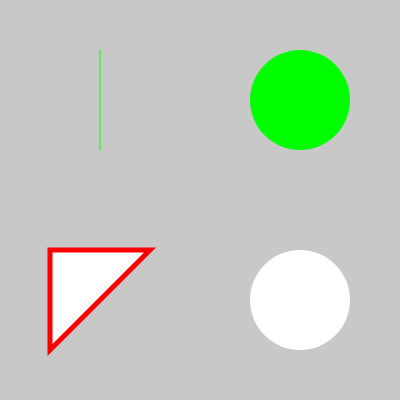
Frame 1 (no input)
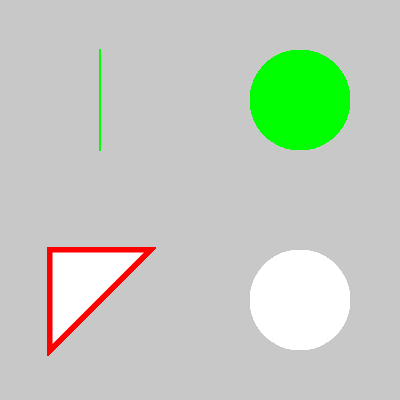
Frame 60 (no input)
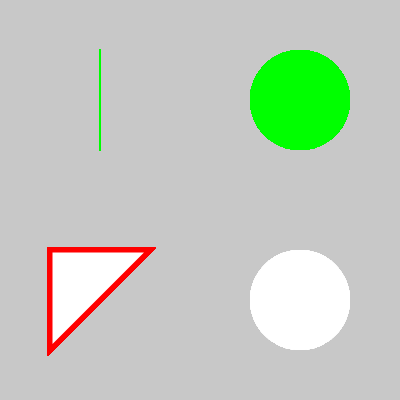
Frame 120 (the mouse pressed at the canvas centre since frame 60)

The p5.js sketch that drew these frames (run headless with seeded random() and noise() and a simulated clock; from frame 60 on, the mouse is pressed at the canvas centre):

// p5.js sketch
// ── sketch.js
let shapeWidth = 100;

function setup() {
  createCanvas(400, 400);
  
  background(200); 
}

function draw() {
// TODO: Set the top-left line stroke to green
  strokeWeight(1);
  stroke(0, 255, 0);
  line(width/2 - shapeWidth, 
        shapeWidth/2,
        width/2 - shapeWidth,
        height/2 - shapeWidth/2);

// TODO: Set the top-right point weight to 100 pixels  
  strokeWeight(100);
  point(width/2 + shapeWidth, 
         height/2 - shapeWidth);
  
// TODO: Set the bottom-left triangle to stroke color to red and the stroke weight of 5

  strokeWeight(5);
  stroke('red');
  triangle(shapeWidth/2, 
           height/2 + shapeWidth/2, 
           shapeWidth/2, height - shapeWidth/2, 
           width/2 - shapeWidth/2, 
           height/2 + shapeWidth/2);

// TODO: Set the bottom-right circle to a transparent stroke
  noStroke();
  circle(width/2 + shapeWidth, 
         height/2 + shapeWidth, 
         shapeWidth);
}
